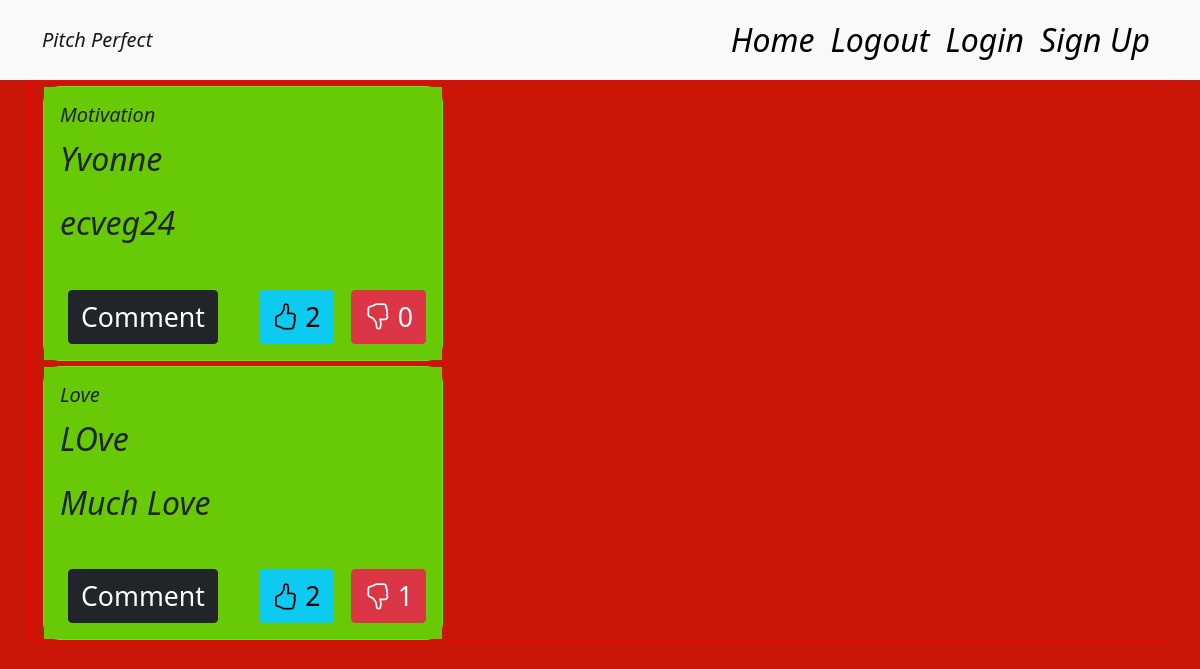
Before: /pitches (signed in) with the older database file.
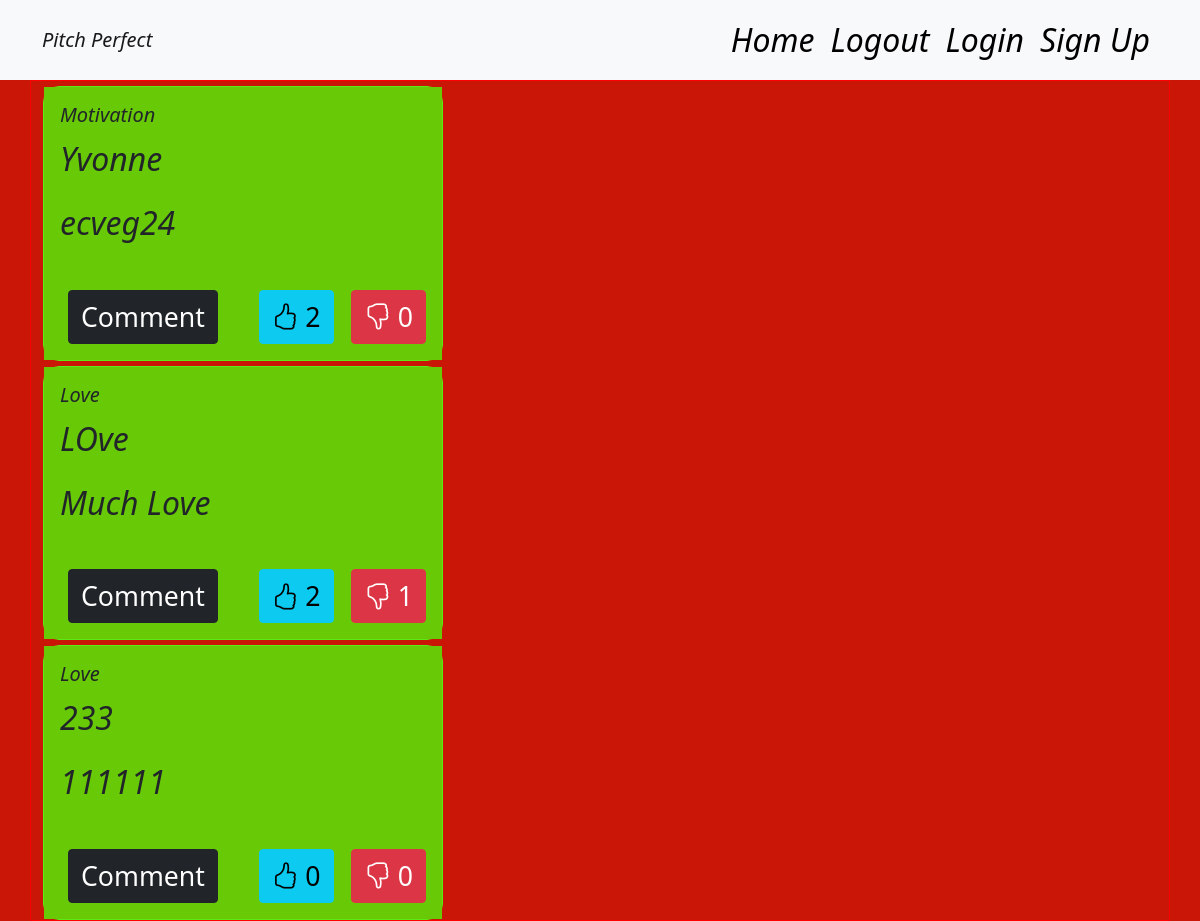
After: the same page with the newer database file.
### app/models.py (models this page shows)
class Pitch(db.Model):
    __table_name__ = 'pitches'
    id = db.Column(db.Integer, primary_key=True)
    title = db.Column(db.String(255), nullable=False)
    category = db.Column(db.String(255), nullable=False)
    content = db.Column(db.String(255), nullable=False)
    user_id = db.Column(db.Integer, db.ForeignKey('user.id'))
    comment = db.relationship('Comment', backref='pitch', lazy='dynamic')
    upvotes = db.relationship('UpVote', backref='pitch', lazy='dynamic')
    downvotes = db.relationship('DownVote', backref='pitch', lazy='dynamic')
    date = db.Column(db.DateTime(timezone=True), default=func.now())

### app/main/views.py (the view)
@main.route('/pitches')
@login_required
def pitches():
    pitches = Pitch.query.all()
    for pitch in pitches:
        print(pitch.content)
    return render_template('display_pitch.html', pitches=pitches)

### app/__init__.py (called while the page is built)
def create_app(config_name):  # a method to instantiate our App
    app = Flask(__name__)
    app.config['SECRET_KEY'] = 'SECRET'
    app.config['SQLALCHEMY_DATABASE_URI'] = f'sqlite:///{DB_NAME}'
    db.init_app(app)  # initialise our db
    mail.init_app(app) # initialize our mail
    login_manager = LoginManager()
    login_manager.login_view = 'auth.login'
    login_manager.init_app(app)
    bootstrap = Bootstrap(app)
    @login_manager.user_loader
    def load_user(user_id):
        return User.query.get(int(user_id))
    app.config.from_object(config_options[config_name])
    from .main import main as main_blueprint
    from .auth import auth as auth_blueprint
    app.register_blueprint(main_blueprint)
    app.register_blueprint(auth_blueprint, url_prefix='/')
    from .models import User, Pitch
    create_database(app)
    return app

### app/templates/display_pitch.html
{% extends 'base.html'%}
{% from 'display_pitch_macro.html' import display_pitches%}
{% block content %}
<div>{{ display_pitches(pitches) }}</div>
{% endblock %}

### app/templates/base.html (shortened to what this page needs)
{% extends 'bootstrap/base.html'%}
     {% block styles %}
    <link href="https://cdn.jsdelivr.net/npm/bootstrap@5.0.2/dist/css/bootstrap.min.css" rel="stylesheet">
    <link rel="stylesheet" href="https://cdn.jsdelivr.net/npm/bootstrap-icons@1.8.1/font/bootstrap-icons.css">
    <link rel="stylesheet" href="https://maxcdn.bootstrapcdn.com/font-awesome/4.4.0/css/font-awesome.min.css">
    <link rel="stylesheet" href="{{ url_for('static', filename='css/styles.css')}}">
    <link rel="stylesheet" href="{{ url_for('static', filename='css/signup.css')}}">
    <link rel="stylesheet" href="{{ url_for('static', filename='css/login.css')}}">
    {% endblock %}
{% block navbar %}
{% include 'navbar.html' %}
{% endblock %}

### app/templates/display_pitch_macro.html
{% extends 'base.html' %}
{% macro display_pitches(pitches) %}
<div class="container pitch">
    <div class="row">
        <div class="col-md-4">
           {% if pitches %}
          {% for pitch in pitches %}
           <div class="card pitchCard" style="width: 25rem;">
                <div class="card-body">
                    <h5 class="card-title">{{pitch.category}}</h5>
                    <p>{{pitch.title}}</p>
                    <p>{{pitch.content}}</p>
                    <div class="footer">
                        <div class="comments">
                            <a href="/comment/{{pitch.id}}"><button class="btn btn-dark">Comment</button></a>
                        </div>
                        <div class="votes">
                            <div class="upvote">
                            <a href="/like/{{pitch.id}}"><button class="btn btn-info"><i class="bi bi-hand-thumbs-up"></i> {{pitch.upvotes.count()}}</button></a>
                        </div>
                        <div class="downvote">
                            <a href="/dislike/{{pitch.id}}"><button class="btn btn-danger"><i class="bi bi-hand-thumbs-down"></i> {{pitch.downvotes.count()}}</button></a>
                        </div>
                        </div>
                    </div>
                </div>
           </div>
          {% endfor %}
         {% endif %}
        </div>
    </div>
</div>
{% endmacro %}

### app/templates/navbar.html (shortened to what this page needs)
<nav class="navbar navbar-expand-lg navbar-light bg-light">
    <div class="container">
      <a class="navbar-brand" href="#">Pitch Perfect</a>
      <div class="collapse navbar-collapse" id="navbarNav">
        <ul class="navbar-nav ms-auto">
            <li class="nav-item">
            <a class="nav-link"  href="/">Home</a>
          </li>
            <li class="nav-item">
            <a class="nav-link" href="/logout">Logout</a>
          </li>
          <li class="nav-item">
            <a class="nav-link"  href="/login">Login</a>
          </li>
          <li class="nav-item">
            <a class="nav-link" href="/sign-up">Sign Up</a>
          </li>
        </ul>
      </div>
    </div>
  </nav>

### app/static/css/styles.css (style rules this page uses)
body { background-color: #ca1606; }
.nav-link { color: black !important; }
.card { border: 1px solid rgb(93, 235, 21); margin-top: 5px; background-color: #68ca06; }
.card-body { padding: 1rem; background-color: #68ca06; }
body { background-image: url("pexels-photo-4397920.jpeg"); font-style: italic; font-size: 2.0rem; }
.btn { margin-left: 0.3em; font-size: smaller; margin-top: 1em; }
.pitch { display: flex; align-items: center; justify-content: space-between; border: 1px solid red; }
.footer { display: flex; align-items: center; justify-content: space-between; }
.votes { display: flex; }
.pitchCard { border-radius: 0.5em; }
.downvote { margin-left: 0.3em; }

Changed rows visible on the page:
added Pitch: category "Love", title "233", content "111111", upvotes.count "0", downvotes.count "0"
